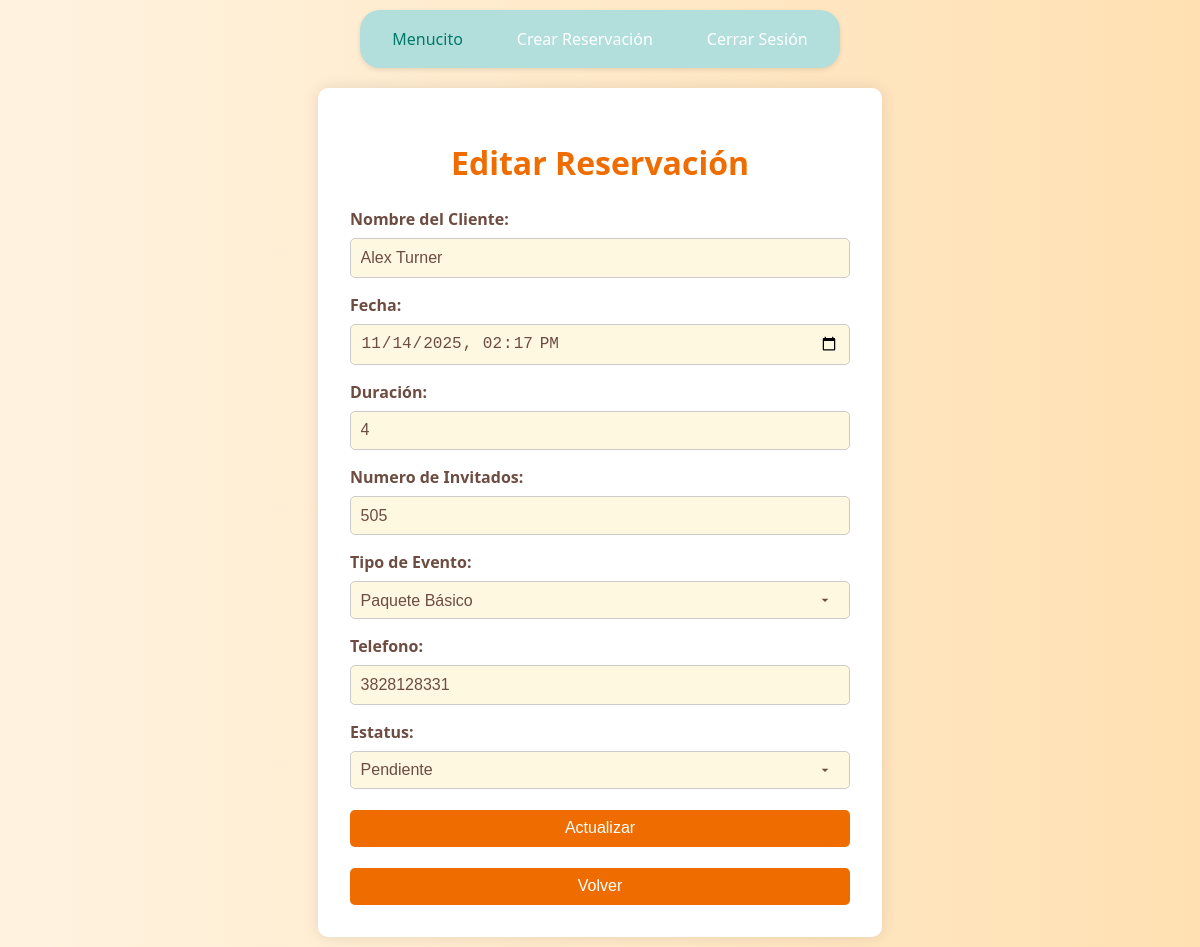
Page /editar/17/ on the earlier database version.
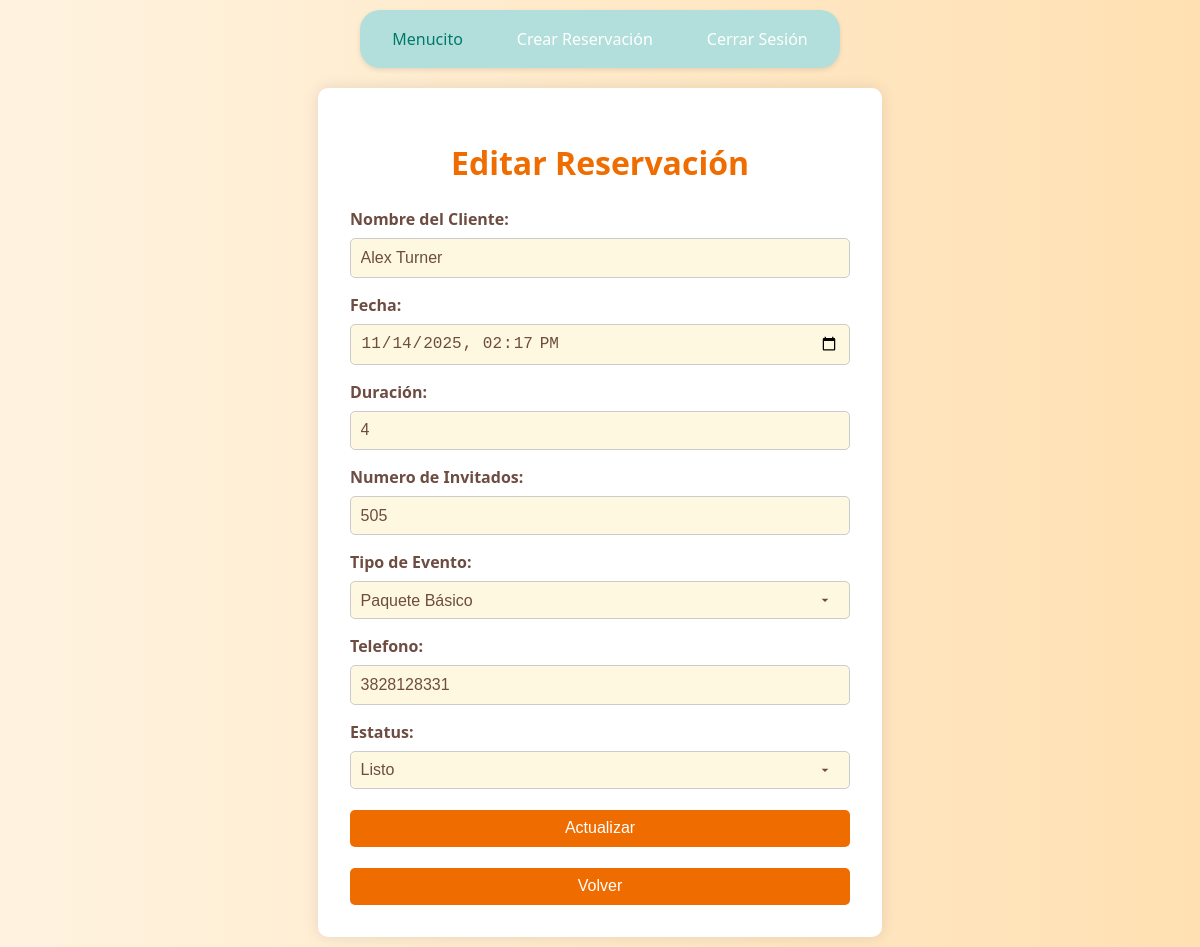
Same page on the later database version.
### app/models.py (models this page shows, shortened)
class RESERVACION(models.Model):
    nombre_cliente = models.CharField(max_length=100)
    fecha_evento = models.DateTimeField()
    duracion_horas = models.IntegerField(default=4)
    num_invitados = models.IntegerField()
    tipo_evento = models.CharField(max_length=50)
    telefono_contacto = models.CharField(max_length=15)
    estatus = models.CharField(max_length=20, default='Pendiente')

### app/views.py (the view, shortened to what this page needs)
# urls.py: path('editar/<int:id>/', views.editar_reservacion, name='editar'),
def editar_reservacion(request, id):
    reservacion = get_object_or_404(RESERVACION, id=id)
    reservacion.fecha_evento_input = reservacion.fecha_evento.strftime('%Y-%m-%dT%H:%M')
    return render(request, 'editar.html', {'reservacion': reservacion})

### app/templates/editar.html (shortened to what this page needs)
{% load static %}
<!DOCTYPE html>
<html lang="es">
<head>
    <link rel="stylesheet" href="{% static 'css/style2.css' %}">
</head>
<body>
    {% include 'menu.html' %}
    <div class="form-container">
        <h1>Editar Reservación</h1>
        <form method="post" id="form-crear">
            <label for="txtNombre_Cliente">Nombre del Cliente:</label>
            <input type="text" id="txtNombre_Cliente" name="txtNombre_Cliente" value="{{reservacion.nombre_cliente}}" required pattern="[A-Za-z\s]+">
            <label for="txtFecha">Fecha:</label>
            <input type="datetime-local" id="txtFecha" name="txtFecha" value="{{ reservacion.fecha_evento_input }}"required>
            <label for="txtDuracion">Duración:</label>
            <input type="number" name="txtDuracion" value="{{reservacion.duracion_horas}}"required>
            <label for="txtNum_Inv">Numero de Invitados:</label>
            <input type="number" id="txtNum_Inv" name="txtNum_Inv" value="{{reservacion.num_invitados}}" required pattern="[0-9]+ o \d+">
            <label for="ddlTipo_Evento">Tipo de Evento:</label>
            <select name="ddlTipo_Evento" required>
                <option value="Paquete Basico" {% if reservacion.tipo_evento == "Paquete Basico" %}selected{% endif %}>Paquete Básico</option>
            </select><br>
            <label for="txtTelefono_Contacto">Telefono:</label>
            <input type="text" id="txtTelefono_Contacto" name="txtTelefono_Contacto" value="{{reservacion.telefono_contacto}}" required pattern="^\d{10}$">
            <label for="ddlestatus">Estatus:</label>
            <select name="ddlestatus" required>
                <option value="Pendiente" {% if reservacion.estatus == "Pendiente" %}selected{% endif %}>Pendiente</option>
                <option value="Listo" {% if reservacion.estatus == "Listo" %}selected{% endif %}>Listo</option>
            </select><br>
            <button type="submit">Actualizar</button>
            <button><a href="{% url 'listar' %}" class="btn">Volver</a></button>
        </form>
    </div>
</body>
</html>

Differences in the rows shown:
changed RESERVACION "Alex Turner": ddlestatus "Pendiente" → "Listo"
